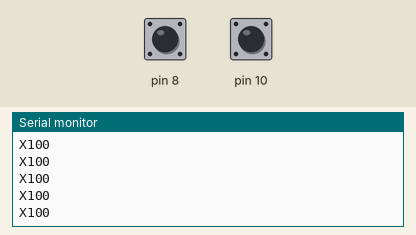
A sketch run on a simulated Arduino Uno, built with avr-gcc and run on an emulated ATmega328P. On the bench: the last lines printed to the serial monitor. The inputs (shaded band) are chosen by the test bench; at power-on: pin 8 HIGH, pin 10 HIGH.

Above: at 1.2 s.
1.3 s: pin 8 pulled LOW for 0.15 s
At 2.2 s:
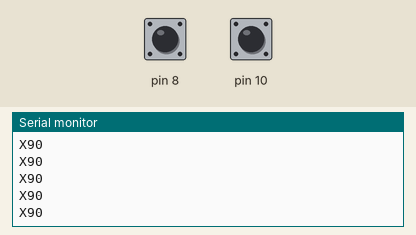
2.9 s: pin 10 pulled LOW for 1 s
At 4.0 s:
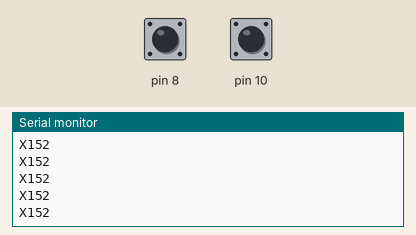
5.4 s: pin 8 pulled LOW for 1 s
7.9 s: pin 10 pulled LOW for 3.2 s
Timing chart, 0 to 10.9 s (numbered marks = the images above; inputs shaded):
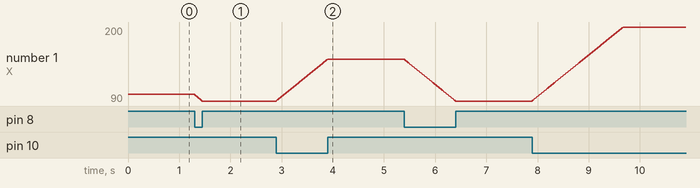

Measured:
- after the input at 1.3 s, the serial monitor: prints a new line at once (image 1)
- after the input at 2.9 s, the serial monitor: prints a new line after 0.17 s (image 2)
- plotted number 1: 100 → 90 after the input at 1.3 s, 90 → 152 after the input at 2.9 s, 90 → 200 after the input at 7.9 s

The sketch:

CarGameCapacitiveSensing.ino
```cpp
#include <CapacitiveSensor.h>

/* Open Source DEV workshop - 3 february 2023
 * Made by Daniëlle Kwakkel
 * Based on the CapitiveSense Library Demo Sketch by Paul Badger 2008
 * Uses a high value resistor e.g. 10M between send pin and receive pin
 * Receive pin is the sensor pin - try different amounts of foil/metal on this pin
 */


CapacitiveSensor   cs_9_8 = CapacitiveSensor(9,8);        // 10M resistor between pins 9 & 8, pin 8  is sensor pin, add a wire and or foil if desired
CapacitiveSensor   cs_9_10 = CapacitiveSensor(9,10);        // 10M resistor between pins 9 & 10, pin 10 is sensor pin, add a wire and or foil
int counter = 100;

void setup()
{
   Serial.begin(9600);
}

void loop()
{
    long start = millis();
    long left =  cs_9_8.capacitiveSensor(30);
    long right =  cs_9_10.capacitiveSensor(30);

    //printOutputs(start, left, right); // for debugging

    if ((left > 1000) && !(right > 1000)){
      if (counter > 0){
      counter -= 1;
      }
    } else if (!(left > 1000) && (right > 1000)){
      if (counter < 200){
        counter++;
      }
    }

    Serial.print("X");
    Serial.println(counter);
    delay(10);                             // delay to limit data to serial port
}

void printOutputs(long start, long left, long right){
    Serial.print(millis() - start);        // check on performance in milliseconds
    Serial.print("\t");                    // tab character for debug windown spacing
    Serial.print("L");
    Serial.print(left);                  // print sensor output 1
    Serial.print("\t");
    Serial.print("R");
    Serial.println(right);                  // print sensor output 2
}
```
